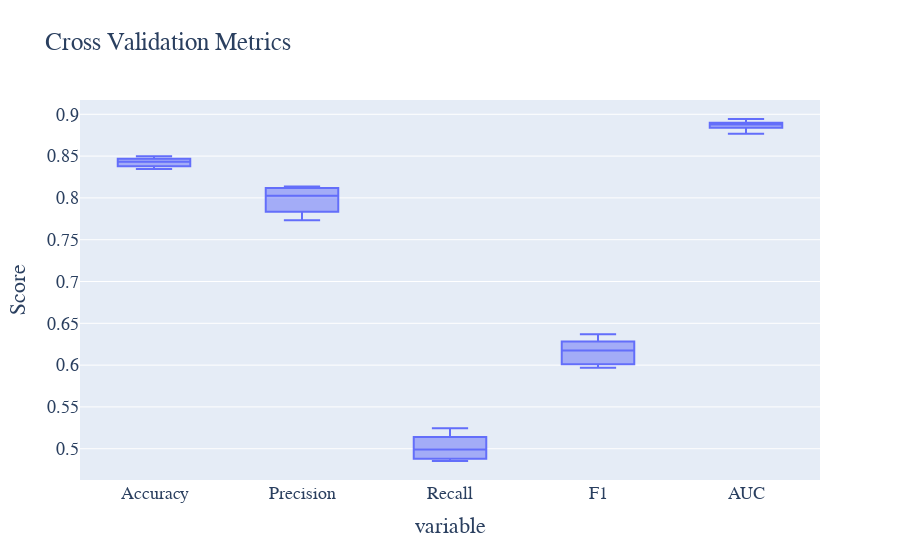

This figure's notebook cell:
### Code cell
# 执行交叉验证
cv_results = cross_validate(lr_model, X_train, y_train, cv=10, scoring=['accuracy', 'precision', 'recall', 'f1', 'roc_auc'])

# 提取交叉验证结果
cv_accuracy = cv_results['test_accuracy']
cv_precision = cv_results['test_precision']
cv_recall = cv_results['test_recall']
cv_f1 = cv_results['test_f1']
cv_roc = cv_results['test_roc_auc']

# 绘制交叉验证结果的箱线图
cv_metrics_data = pd.DataFrame({
    'Accuracy': cv_accuracy,
    'Precision': cv_precision,
    'Recall': cv_recall,
    'F1': cv_f1,
    'AUC': cv_roc
})

# 绘制交叉验证结果的箱线图
fig = px.box(cv_metrics_data, title='Cross Validation Metrics')
fig.update_layout(
    yaxis_title='Score', showlegend=False,
    font=dict(family='Times New Roman', size=18)
)
fig.write_html('Image/4_6_6_7.html')
fig.show()

### Figure 1 — Plotly figure (JSON) as saved in the notebook; plotly's stock layout.template omitted (floating-point values rounded to 4 significant figures)
{"data": [{"alignmentgroup": "True", "hovertemplate": "variable=%{x}<br>value=%{y}<extra></extra>", "legendgroup": "", "marker": {"color": "#636efa"}, "name": "", "notched": false, "offsetgroup": "", "orientation": "v", "showlegend": false, "type": "box", "x": ["Accuracy", "Accuracy", "Accuracy", "Accuracy", "Accuracy", "Accuracy", "Accuracy", "Accuracy", "Accuracy", "Accuracy", "Precision", "Precision", "Precision", "Precision", "Precision", "Precision", "Precision", "Precision", "Precision", "Precision", "Recall", "Recall", "Recall", "Recall", "Recall", "Recall", "Recall", "Recall", "Recall", "Recall", "F1", "F1", "F1", "F1", "F1", "F1", "F1", "F1", "F1", "F1", "AUC", "AUC", "AUC", "AUC", "AUC", "AUC", "AUC", "AUC", "AUC", "AUC"], "x0": " ", "xaxis": "x", "y": [0.8347, 0.8403, 0.843, 0.838, 0.8457, 0.8467, 0.8363, 0.8497, 0.847, 0.8437, 0.7733, 0.7991, 0.8119, 0.7896, 0.8059, 0.8128, 0.7792, 0.8137, 0.8092, 0.7833, 0.486, 0.488, 0.4893, 0.4853, 0.5093, 0.5087, 0.4887, 0.5233, 0.514, 0.5246, 0.5969, 0.606, 0.6106, 0.6012, 0.6242, 0.6257, 0.6007, 0.637, 0.6287, 0.6284, 0.8838, 0.8768, 0.8899, 0.8797, 0.885, 0.8944, 0.8874, 0.8881, 0.8934, 0.89], "y0": " ", "yaxis": "y"}], "layout": {"boxmode": "group", "font": {"family": "Times New Roman", "size": 18}, "legend": {"tracegroupgap": 0}, "showlegend": false, "title": {"text": "Cross Validation Metrics"}, "xaxis": {"anchor": "y", "domain": [0, 1], "title": {"text": "variable"}}, "yaxis": {"anchor": "x", "domain": [0, 1], "title": {"text": "Score"}}}}
